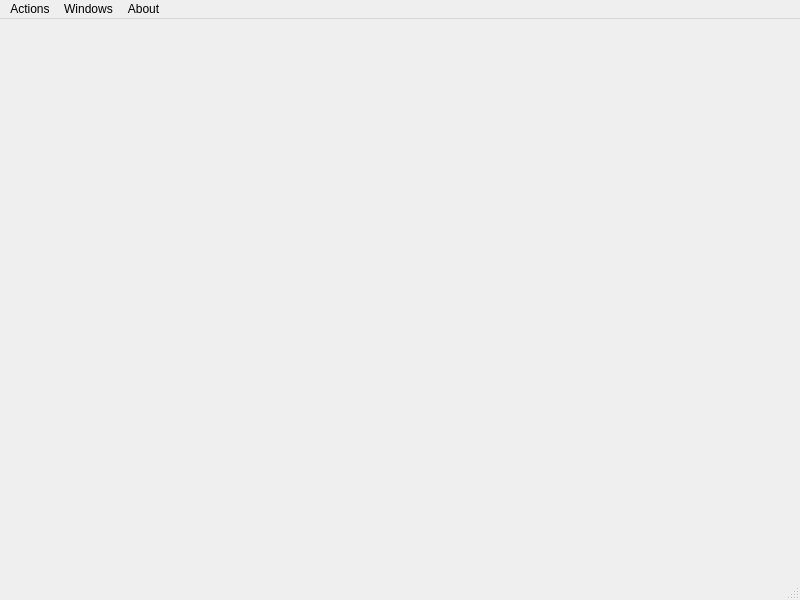
<?xml version="1.0" encoding="UTF-8"?>
<ui version="4.0">
 <class>MainWindow</class>
 <widget class="QMainWindow" name="MainWindow">
  <property name="geometry">
   <rect>
    <x>0</x>
    <y>0</y>
    <width>800</width>
    <height>600</height>
   </rect>
  </property>
  <property name="windowTitle">
   <string>Spool</string>
  </property>
  <widget class="QWidget" name="centralwidget"/>
  <widget class="QMenuBar" name="menubar">
   <property name="geometry">
    <rect>
     <x>0</x>
     <y>0</y>
     <width>800</width>
     <height>21</height>
    </rect>
   </property>
   <widget class="QMenu" name="menuActions">
    <property name="title">
     <string>Actions</string>
    </property>
    <addaction name="actionExit"/>
   </widget>
   <widget class="QMenu" name="menuWindows">
    <property name="title">
     <string>Windows</string>
    </property>
   </widget>
   <widget class="QMenu" name="menuAbout">
    <property name="title">
     <string>About</string>
    </property>
    <addaction name="actionHelp"/>
    <addaction name="actionAbout_Spool"/>
   </widget>
   <addaction name="menuActions"/>
   <addaction name="menuWindows"/>
   <addaction name="menuAbout"/>
  </widget>
  <widget class="QStatusBar" name="statusbar"/>
  <action name="actionExit">
   <property name="text">
    <string>Exit</string>
   </property>
   <property name="shortcut">
    <string>Ctrl+Q</string>
   </property>
  </action>
  <action name="actionAbout_Spool">
   <property name="text">
    <string>About Spool</string>
   </property>
  </action>
  <action name="actionHelp">
   <property name="text">
    <string>Help</string>
   </property>
   <property name="shortcut">
    <string>Ctrl+H</string>
   </property>
  </action>
 </widget>
 <resources/>
 <connections/>
</ui>
